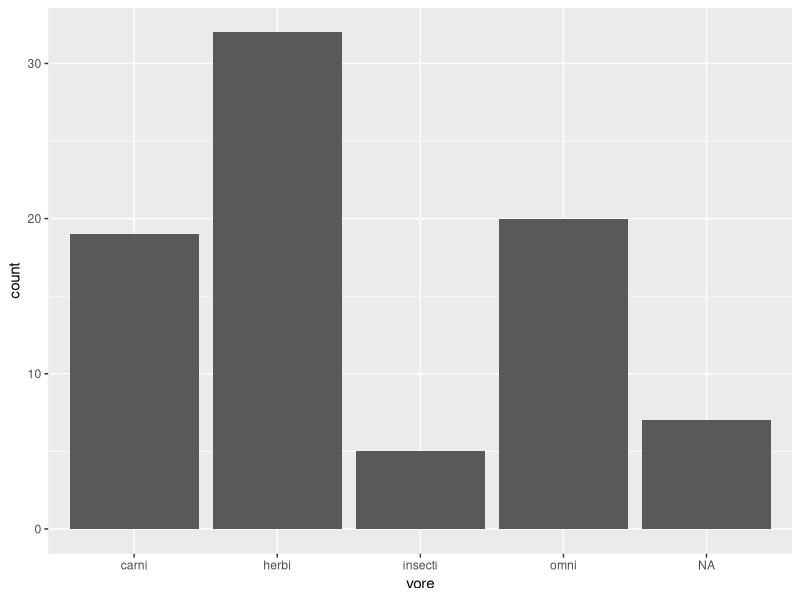
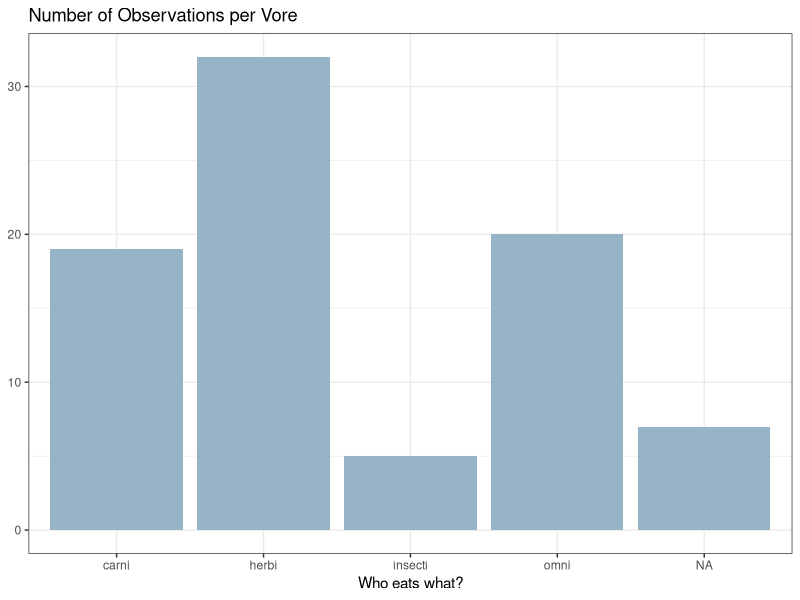
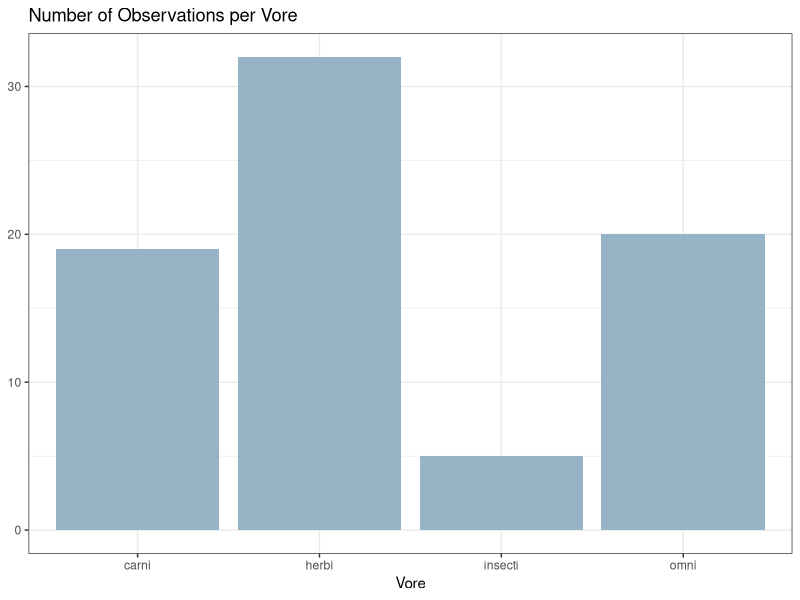
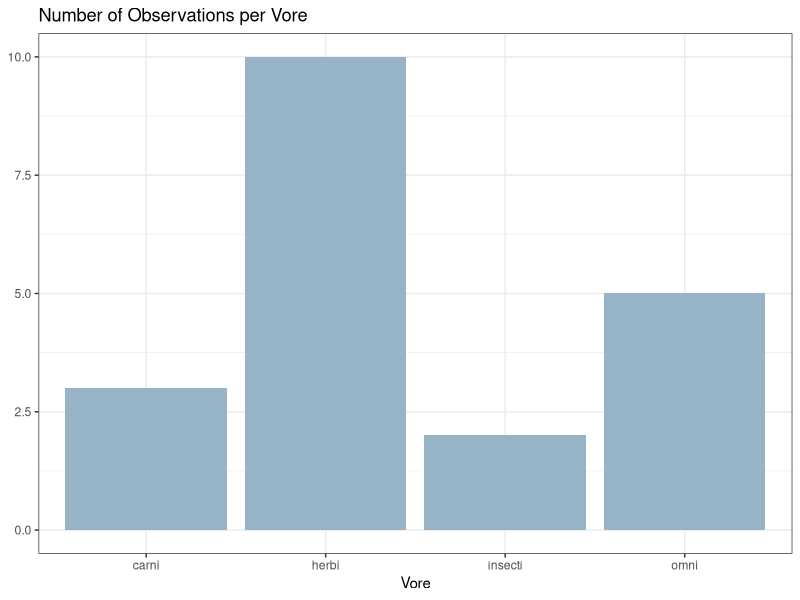
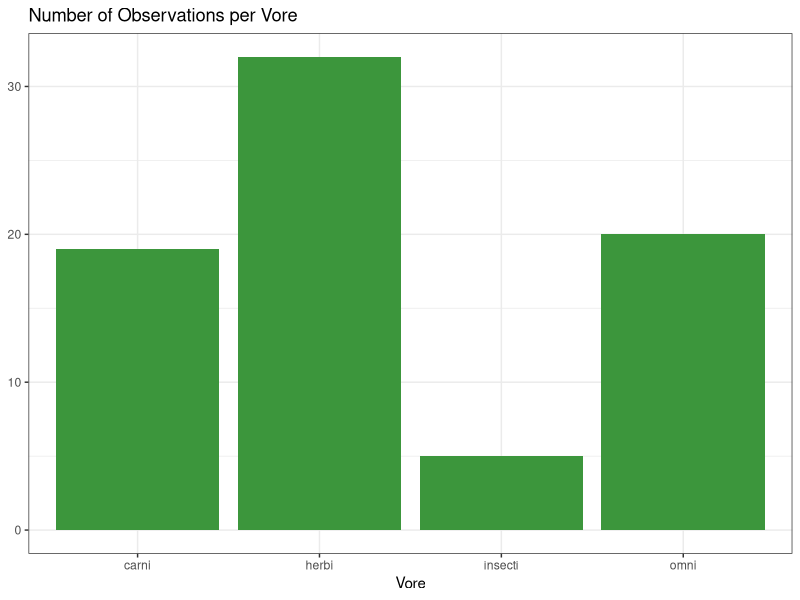
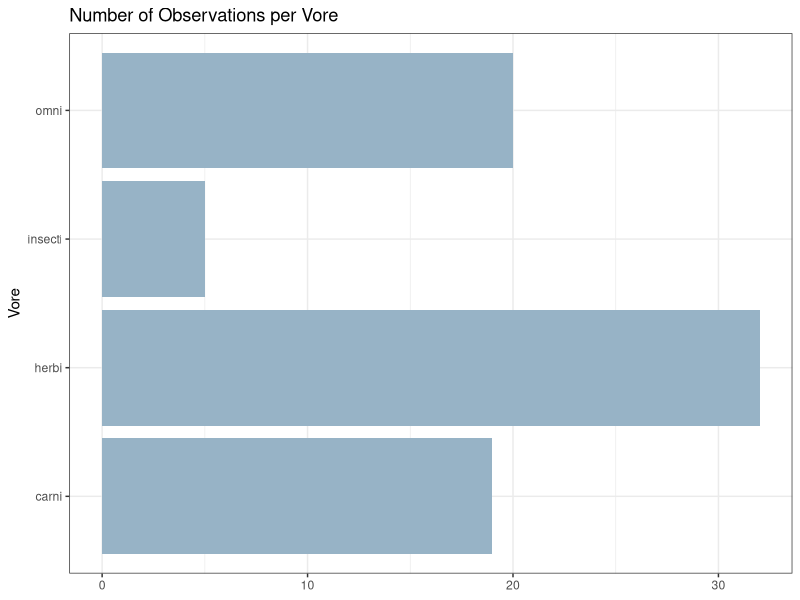
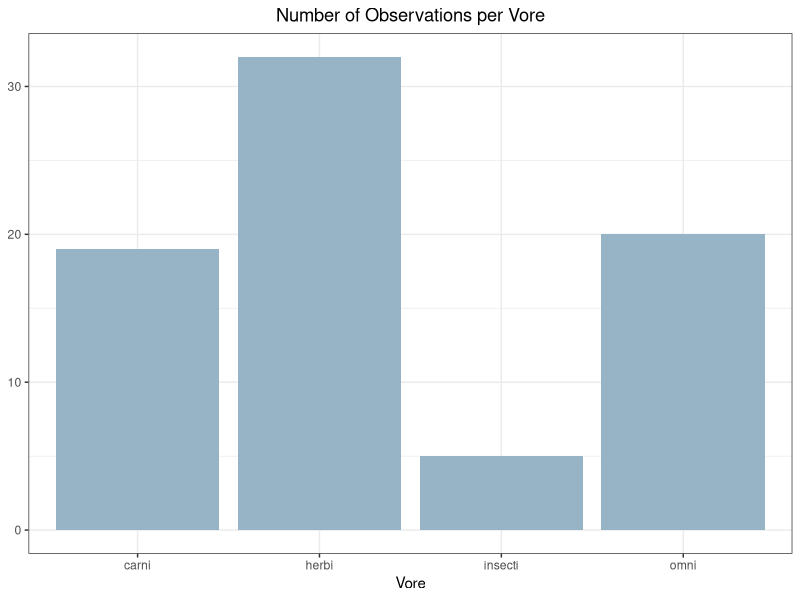
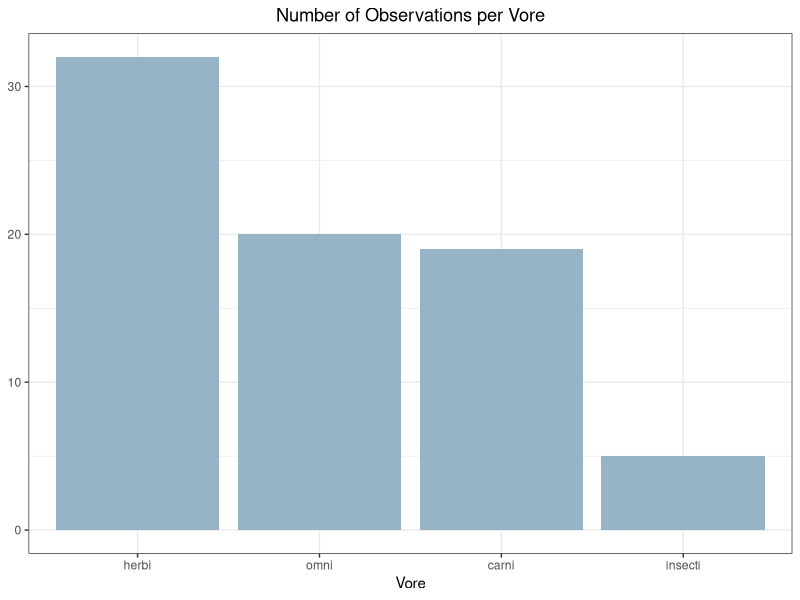

Generate these figures, in order, with R:
## When you plot a single categorical variable, you get bar chart
## When you plot a single numeric variable, you get histogram
library(tidyverse)
data()
?msleep
View(msleep)
glimpse(msleep)

unique(msleep$vore)


msleep %>%
  ggplot(aes(x = vore))+
  geom_bar()

msleep %>%        ######## Creates a bar for NA category
  ggplot(aes(x = vore))+
  geom_bar(fill = "#97B3C6")+
  theme_bw()+
  labs(x = "Who eats what?", y = NULL,
       title = "Number of Observations per Vore")


### Always use drop_na(variable_1, variable_2, ...) ==>> it will only remove observations which have NA in variables of interest
### Never use drop_na() ==>> it will remove necessary observations which don't have NA in variables of interest,
### but have NA in other observations


### Get Hexadecimal colour code from https://htmlcolorcodes.com/

msleep %>%
  drop_na(vore) %>%       ### Do in this way
  ggplot(aes(vore))+
  geom_bar(fill = "#97B3C6")+
  theme_bw()+
  labs(x = "Vore", y = NULL,
       title = "Number of Observations per Vore")
## In graph, herbi > 30

msleep %>%
  drop_na() %>%   ####### Never do in this way
  ggplot(aes(x = vore))+
  geom_bar(fill = "#97B3C6")+
  theme_bw()+
  labs(x = "Vore", y = NULL,
       title = "Number of Observations per Vore") 
## In graph, herbi < 10 ==>> Error

msleep %>%
  drop_na(vore) %>%       
  ggplot(aes(x = vore))+
  geom_bar(fill = "#3C963C")+
  theme_bw()+
  labs(x = "Vore", y = NULL,
       title = "Number of Observations per Vore")

msleep %>%
  drop_na(vore) %>%       
  ggplot(aes(x = vore))+
  geom_bar(fill = "#97B3C6")+
  coord_flip()+
  theme_bw()+
  labs(x = "Vore", y = NULL,
       title = "Number of Observations per Vore")


##########################################################################

### Single Categorical

msleep %>%
  drop_na(vore) %>%       ### Do in this way
  ggplot(aes(x = vore))+
  geom_bar(fill = "#97B3C6")+
  #coord_flip()+
  theme_bw()+
  labs(x = "Vore", y = NULL,
       title = "Number of Observations per Vore")+
  theme(plot.title = element_text(hjust = 0.5))

###########################################################################

# use fct_infreq(vore) to create order
msleep %>%
  drop_na(vore) %>%     
  ggplot(aes(x = fct_infreq(vore)))+
  geom_bar(fill = "#97B3C6")+
  theme_bw()+
  labs(x = "Vore", y = NULL,
       title = "Number of Observations per Vore")+
  theme(plot.title = element_text(hjust = 0.5))

msleep %>%
  drop_na(vore) %>%     
  ggplot(aes(fct_infreq(vore)))+
  geom_bar(fill = "#3C963C")+
  theme_bw()+
  labs(x = "Vore", y = NULL,
       title = "Number of Observations per Vore")


table(msleep$vore)
sort(table(msleep$vore))
barplot(sort(table(msleep$vore)))
barplot(sort(table(msleep$vore), decreasing = T))


msleep %>%
  drop_na(vore) %>%     
  ggplot(aes(x = fct_infreq(vore)))+
  geom_bar(fill = "#97B3C6")+
  coord_flip()+
  theme_bw()+
  labs(x = "Vore", y = NULL,
       title = "Number of Observations per Vore")


msleep %>% 
  ggplot(aes(awake))+
  geom_histogram()   ### Not looks good and continuous

# bin means class / shreni
# binwidth means class range / shreni bebodhan

msleep %>% 
  ggplot(aes(awake))+
  geom_histogram(binwidth = 1)

msleep %>% 
  ggplot(aes(awake))+
  geom_histogram(binwidth = 2)

msleep %>% 
  ggplot(aes(awake))+
  geom_histogram(binwidth = 3)

msleep %>% 
  ggplot(aes(awake))+
  geom_histogram(binwidth = 2, fill = "#3C963C")

msleep %>% 
  ggplot(aes(awake))+
  geom_histogram(binwidth = 2, fill = "#97B3C6")+
  theme_bw()+
  labs(x = "Awake Time (hour)",
       y = NULL,
       title = "Histogram of Awake time")


##########################################################################

### Single Numeric

msleep %>% 
  ggplot(aes(awake))+
  geom_histogram(binwidth = 2, fill = "#97B3C6")+
  theme_bw()+
  labs(x = "Awake Time (hour)",
       y = NULL,
       title = "Histogram of Awake time")+
  theme(plot.title = element_text(hjust = 0.5))
##########################################################################


msleep %>% 
  ggplot(aes(awake))+
  geom_histogram(binwidth = 2, fill = "#712b1c")+
  theme_bw()+
  labs(x = "Awake Time (hour)",
       y = NULL,
       title = "Histogram of Awake time")+
  theme(plot.title = element_text(hjust = 0.5))
